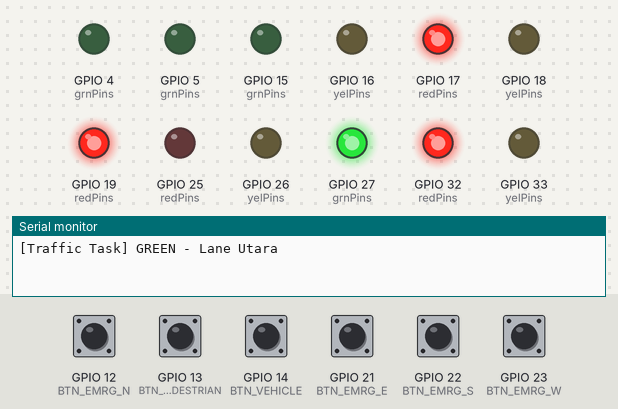
Bench run of a sketch on a simulated ESP32. Shown: output pins drawn as LEDs (lit = HIGH), the last lines printed to the serial monitor. The inputs (shaded band) are chosen by the test bench; at power-on: GPIO 12 (BTN_EMRG_N), GPIO 13 (BTN_PEDESTRIAN), GPIO 14 (BTN_VEHICLE), GPIO 21 (BTN_EMRG_E), GPIO 22 (BTN_EMRG_S), GPIO 23 (BTN_EMRG_W) HIGH.

Above: at 1.2 s.
1.3 s: GPIO 13 (BTN_PEDESTRIAN) pulled LOW for 0.15 s
At 3.8 s:
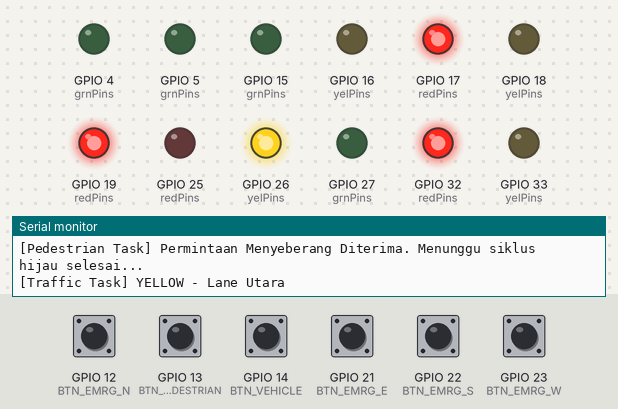
4.4 s: GPIO 21 (BTN_EMRG_E) pulled LOW for 0.15 s
At 5.3 s:
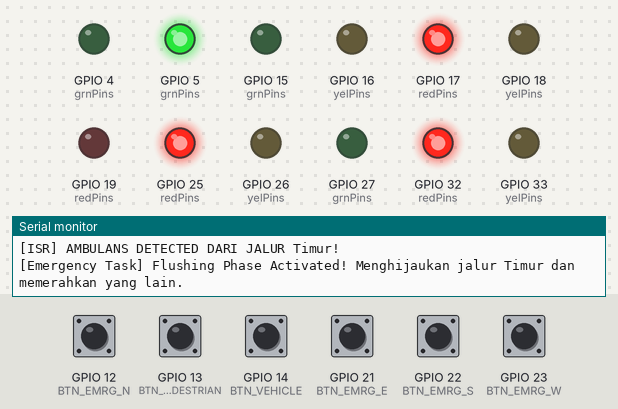
6.0 s: GPIO 14 (BTN_VEHICLE) pulled LOW for 0.15 s
At 20.3 s:
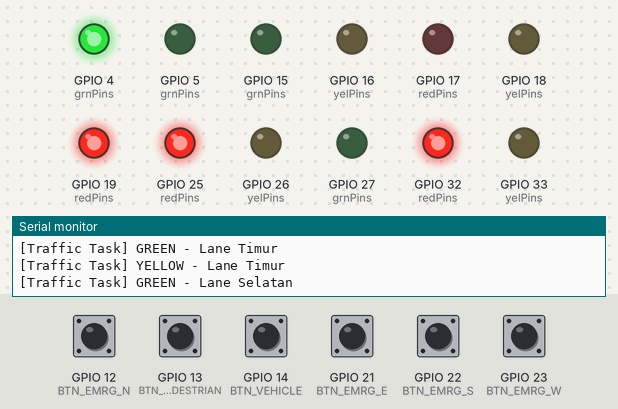
Timing chart, 0 to 21.0 s (numbered marks = the images above; inputs shaded):
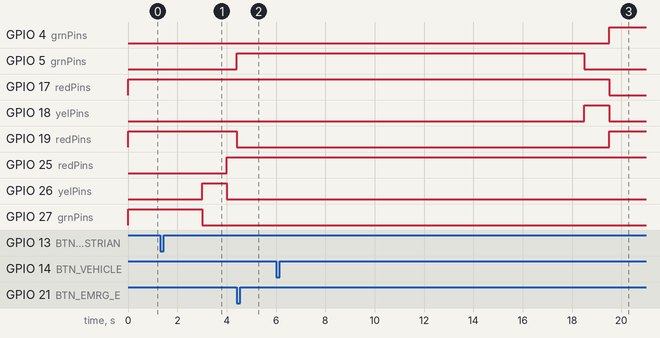

Measured:
- after the input at 1.3 s, GPIO 5 (grnPins): stays LOW (without the input it goes to HIGH after 2.7 s); GPIO 19 (redPins): stays HIGH (without the input it goes to LOW after 2.7 s)
- after the input at 4.4 s, GPIO 5 (grnPins): LOW → HIGH at once; GPIO 19 (redPins): HIGH → LOW at once
- after the input at 6.0 s, GPIO 5 (grnPins): HIGH → LOW after 12.5 s instead of 9.5 s; GPIO 15 (grnPins): stays LOW (without the input it goes to HIGH after 14.5 s)

The sketch:

sketch.ino
```cpp
#include <Arduino.h>
#include <freertos/FreeRTOS.h>
#include <freertos/task.h>
#include <freertos/queue.h>
#include <freertos/semphr.h>

// --- Pin Definitions ---
// Utara (Lane A)
#define N_RED     25
#define N_YEL     26
#define N_GRN     27

// Timur (Lane B)
#define E_RED     19
#define E_YEL     18
#define E_GRN     5

// Selatan (Lane C)
#define S_RED     17
#define S_YEL     16
#define S_GRN     4

// Barat (Lane D)
#define W_RED     32
#define W_YEL     33
#define W_GRN     15

// --- Pin Input ---
#define BTN_PEDESTRIAN 13
#define BTN_EMRG_N     12
#define BTN_EMRG_E     21
#define BTN_EMRG_S     22
#define BTN_EMRG_W     23
#define BTN_VEHICLE    14

// --- FreeRTOS Handles ---
QueueHandle_t vehicleQueue;
SemaphoreHandle_t emergencySemaphore;
SemaphoreHandle_t pedSemaphore;
SemaphoreHandle_t serialMutex;

// --- Global Variables ---
volatile bool isEmergency = false;
volatile int emergencyDirection = -1; // 0: N, 1: E, 2: S, 3: W
volatile bool pedRequest = false;
volatile bool jamRequest = false;

// Array pin untuk mempermudah perulangan
const int redPins[4] = {N_RED, E_RED, S_RED, W_RED};
const int yelPins[4] = {N_YEL, E_YEL, S_YEL, W_YEL};
const int grnPins[4] = {N_GRN, E_GRN, S_GRN, W_GRN};
const char* laneNames[4] = {"Utara", "Timur", "Selatan", "Barat"};

void setAllRed() {
    for(int i=0; i<4; i++) {
        digitalWrite(redPins[i], HIGH);
        digitalWrite(yelPins[i], LOW);
        digitalWrite(grnPins[i], LOW);
    }
}

void setLaneGreen(int lane) {
    for(int i=0; i<4; i++) {
        if (i == lane) {
            digitalWrite(redPins[i], LOW);
            digitalWrite(yelPins[i], LOW);
            digitalWrite(grnPins[i], HIGH);
        } else {
            digitalWrite(redPins[i], HIGH);
            digitalWrite(yelPins[i], LOW);
            digitalWrite(grnPins[i], LOW);
        }
    }
}

void setLaneYellow(int lane) {
    for(int i=0; i<4; i++) {
        if (i == lane) {
            digitalWrite(redPins[i], LOW);
            digitalWrite(yelPins[i], HIGH);
            digitalWrite(grnPins[i], LOW);
        } else {
            digitalWrite(redPins[i], HIGH);
            digitalWrite(yelPins[i], LOW);
            digitalWrite(grnPins[i], LOW);
        }
    }
}

// --- Implementasi ISR ---
volatile unsigned long lastEmrgTime = 0;
const unsigned long DEBOUNCE_MS = 500; // 500ms anti-bounce

void IRAM_ATTR emrgISR_N() { if(millis() - lastEmrgTime > DEBOUNCE_MS) { lastEmrgTime = millis(); emergencyDirection = 0; BaseType_t xHP = pdFALSE; xSemaphoreGiveFromISR(emergencySemaphore, &xHP); if(xHP) portYIELD_FROM_ISR(); } }
void IRAM_ATTR emrgISR_E() { if(millis() - lastEmrgTime > DEBOUNCE_MS) { lastEmrgTime = millis(); emergencyDirection = 1; BaseType_t xHP = pdFALSE; xSemaphoreGiveFromISR(emergencySemaphore, &xHP); if(xHP) portYIELD_FROM_ISR(); } }
void IRAM_ATTR emrgISR_S() { if(millis() - lastEmrgTime > DEBOUNCE_MS) { lastEmrgTime = millis(); emergencyDirection = 2; BaseType_t xHP = pdFALSE; xSemaphoreGiveFromISR(emergencySemaphore, &xHP); if(xHP) portYIELD_FROM_ISR(); } }
void IRAM_ATTR emrgISR_W() { if(millis() - lastEmrgTime > DEBOUNCE_MS) { lastEmrgTime = millis(); emergencyDirection = 3; BaseType_t xHP = pdFALSE; xSemaphoreGiveFromISR(emergencySemaphore, &xHP); if(xHP) portYIELD_FROM_ISR(); } }

volatile unsigned long lastPedTime = 0;
void IRAM_ATTR pedestrianISR() {
    if(millis() - lastPedTime > DEBOUNCE_MS) {
        lastPedTime = millis();
        BaseType_t xHigherPriorityTaskWoken = pdFALSE;
        xSemaphoreGiveFromISR(pedSemaphore, &xHigherPriorityTaskWoken);
        if (xHigherPriorityTaskWoken == pdTRUE) portYIELD_FROM_ISR();
    }
}

// --- Implementasi TrafficLightTask ---
void TrafficLightTask(void *pvParameters) {
    int currentLane = 0; // 0: Utara, 1: Timur, 2: Selatan, 3: Barat

    while (1) {
        if (isEmergency) {
            // Biarkan EmergencyTask yang mengontrol lampu
            vTaskDelay(100 / portTICK_PERIOD_MS);
        } else {
            // Cek Queue dari VehicleTask
            int trafficStatus = 0;
            if (xQueueReceive(vehicleQueue, &trafficStatus, 0) == pdPASS) {
                if(trafficStatus == 1) {
                    jamRequest = true; // Ada kemacetan
                }
            }

            // Durasi dinamis (Jika macet, durasi hijau jadi 6 detik, jika tidak 3 detik)
            int greenDuration = jamRequest ? 60 : 30; // 100ms multiplier
            if(jamRequest) {
                xSemaphoreTake(serialMutex, portMAX_DELAY);
                printf("[Traffic Task] Sensor aktif: Waktu Hijau diperpanjang untuk jalur %s!\n", laneNames[currentLane]);
                xSemaphoreGive(serialMutex);
                jamRequest = false; // Reset setelah digunakan
            }

            // Lampu Hijau Jalur Aktif
            xSemaphoreTake(serialMutex, portMAX_DELAY);
            printf("[Traffic Task] GREEN - Lane %s\n", laneNames[currentLane]);
            xSemaphoreGive(serialMutex);
            setLaneGreen(currentLane);

            for (int i=0; i<greenDuration; i++) {
                if(isEmergency) break; // Emergency potong seketika
                // Pedestrian request tidak memotong hijau, ia menunggu kuning
                vTaskDelay(100 / portTICK_PERIOD_MS);
            }
            if(isEmergency) continue;

            // Lampu Kuning Jalur Aktif
            xSemaphoreTake(serialMutex, portMAX_DELAY);
            printf("[Traffic Task] YELLOW - Lane %s\n", laneNames[currentLane]);
            xSemaphoreGive(serialMutex);
            setLaneYellow(currentLane);

            for (int i=0; i<10; i++) {
                if(isEmergency) break;
                vTaskDelay(100 / portTICK_PERIOD_MS);
            }
            if(isEmergency) continue;

            // Jika ada pejalan kaki, sisipkan fase pejalan kaki
            if (pedRequest) {
                xSemaphoreTake(serialMutex, portMAX_DELAY);
                printf("[Traffic Task] SCRAMBLE CROSSING - Semua Merah untuk Pejalan Kaki\n");
                xSemaphoreGive(serialMutex);
                setAllRed();
                vTaskDelay(5000 / portTICK_PERIOD_MS); // 5 Detik fase pejalan kaki
                pedRequest = false;
            }

            // Lanjut ke jalur berikutnya
            currentLane = (currentLane + 1) % 4;
        }
    }
}

// --- Implementasi VehicleTask ---
void VehicleTask(void *pvParameters) {
    int jamSignal = 1;
    bool btnLastState = HIGH;

    while(1) {
        bool btnState = digitalRead(BTN_VEHICLE);
        // Deteksi penekanan tombol sensor kemacetan
        if (btnState == LOW && btnLastState == HIGH) {
            xSemaphoreTake(serialMutex, portMAX_DELAY);
            printf("[Vehicle Task] Sensor Kemacetan Ditekan!\n");
            xSemaphoreGive(serialMutex);

            xQueueSend(vehicleQueue, &jamSignal, portMAX_DELAY);
        }
        btnLastState = btnState;
        vTaskDelay(50 / portTICK_PERIOD_MS); // Debounce
    }
}

// --- Implementasi PedestrianTask ---
void PedestrianTask(void *pvParameters) {
    while (1) {
        if (xSemaphoreTake(pedSemaphore, portMAX_DELAY) == pdTRUE) {
            if (!isEmergency && !pedRequest) {
                pedRequest = true;
                xSemaphoreTake(serialMutex, portMAX_DELAY);
                printf("[Pedestrian Task] Permintaan Menyeberang Diterima. Menunggu siklus hijau selesai...\n");
                xSemaphoreGive(serialMutex);
            }
        }
    }
}

// --- Implementasi EmergencyTask ---
void EmergencyTask(void *pvParameters) {
    while (1) {
        if (xSemaphoreTake(emergencySemaphore, portMAX_DELAY) == pdTRUE) {
            isEmergency = true;
            pedRequest = false; // Batalkan pejalan kaki jika ada darurat

            // Simpan direction ke variabel lokal agar aman
            int dir = emergencyDirection;

            // Validasi arah, jika tidak valid (-1) karena bounce, hiraukan
            if (dir >= 0 && dir <= 3) {
                xSemaphoreTake(serialMutex, portMAX_DELAY);
                printf("[ISR] AMBULANS DETECTED DARI JALUR %s!\n", laneNames[dir]);
                printf("[Emergency Task] Flushing Phase Activated! Menghijaukan jalur %s dan memerahkan yang lain.\n", laneNames[dir]);
                xSemaphoreGive(serialMutex);

                setLaneGreen(dir);
                vTaskDelay(8000 / portTICK_PERIOD_MS); // Tahan merah semua selama 8 detik

                xSemaphoreTake(serialMutex, portMAX_DELAY);
                printf("[Emergency Task] Darurat Selesai, kembali ke normal.\n");
                xSemaphoreGive(serialMutex);
            }

            isEmergency = false;
            emergencyDirection = -1;
        }
    }
}

// --- Implementasi LoggingTask ---
void LoggingTask(void *pvParameters) {
    UBaseType_t stackLeft;
    while (1) {
        xSemaphoreTake(serialMutex, portMAX_DELAY);
        stackLeft = uxTaskGetStackHighWaterMark(NULL);
        // printf("[Logging Task] System Running, Memori Bebas: %lu words\n", (unsigned long)stackLeft);
        xSemaphoreGive(serialMutex);

        vTaskDelay(5000 / portTICK_PERIOD_MS); // Log lebih jarang agar tidak spam
    }
}

// --- Implementasi Main Program ---
void setup() {
    Serial.begin(115200);

    for(int i=0; i<4; i++) {
        pinMode(redPins[i], OUTPUT);
        pinMode(yelPins[i], OUTPUT);
        pinMode(grnPins[i], OUTPUT);
    }

    setAllRed();

    vehicleQueue = xQueueCreate(5, sizeof(int));
    emergencySemaphore = xSemaphoreCreateBinary();
    pedSemaphore = xSemaphoreCreateBinary();
    serialMutex = xSemaphoreCreateMutex();

    pinMode(BTN_EMRG_N, INPUT_PULLUP);
    pinMode(BTN_EMRG_E, INPUT_PULLUP);
    pinMode(BTN_EMRG_S, INPUT_PULLUP);
    pinMode(BTN_EMRG_W, INPUT_PULLUP);
    pinMode(BTN_PEDESTRIAN, INPUT_PULLUP);
    pinMode(BTN_VEHICLE, INPUT_PULLUP); // Tombol ini tidak pakai ISR, tapi polling

    attachInterrupt(digitalPinToInterrupt(BTN_EMRG_N), emrgISR_N, FALLING);
    attachInterrupt(digitalPinToInterrupt(BTN_EMRG_E), emrgISR_E, FALLING);
    attachInterrupt(digitalPinToInterrupt(BTN_EMRG_S), emrgISR_S, FALLING);
    attachInterrupt(digitalPinToInterrupt(BTN_EMRG_W), emrgISR_W, FALLING);
    attachInterrupt(digitalPinToInterrupt(BTN_PEDESTRIAN), pedestrianISR, FALLING);

    xTaskCreate(TrafficLightTask, "Traffic Task", 2048, NULL, 3, NULL);
    xTaskCreate(VehicleTask, "Vehicle Task", 2048, NULL, 2, NULL);
    xTaskCreate(PedestrianTask, "Pedestrian Task", 2048, NULL, 2, NULL);
    xTaskCreate(EmergencyTask, "Emergency Task", 2048, NULL, 4, NULL);
    xTaskCreate(LoggingTask, "Logging Task", 2048, NULL, 1, NULL);
}

void loop() {
    // Memberikan waktu jeda pada core utama agar simulator Wokwi tidak lag/hang
    delay(10);
}
```
